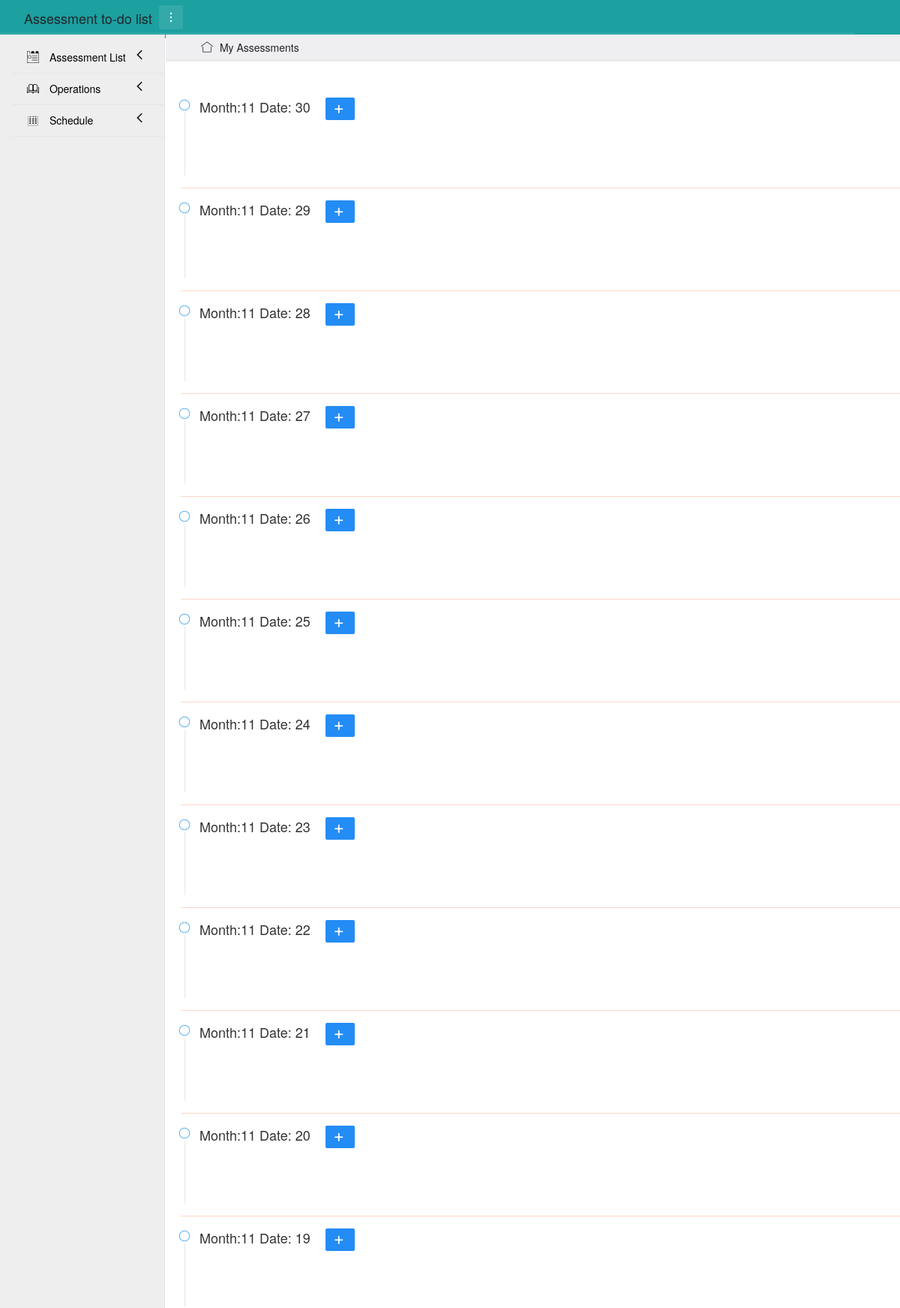
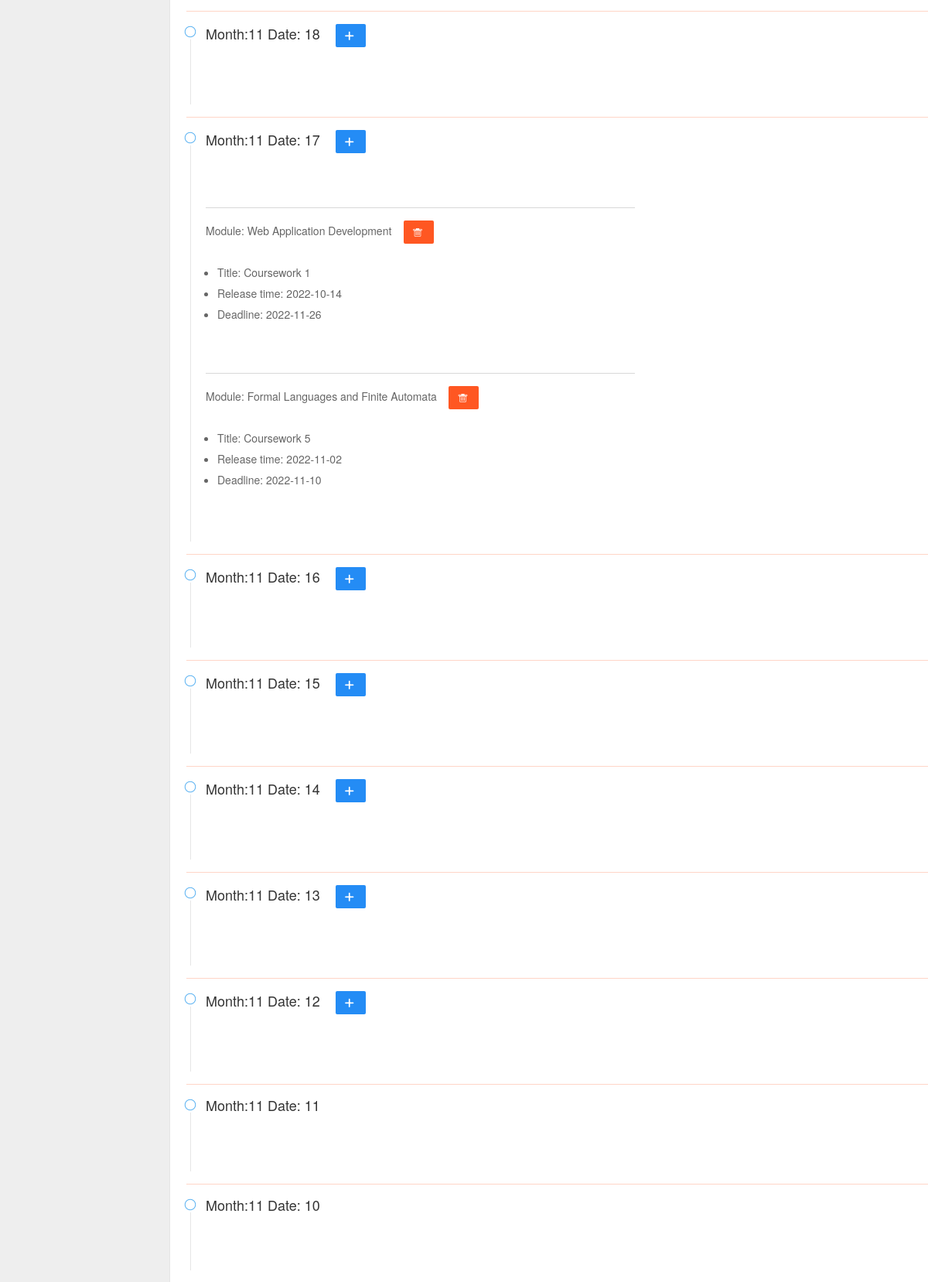
/timeline (upper part), run on the app's committed database (2 pictures, top to bottom).
### app/models.py (models this page shows)
class Assessment(db.Model):
    __tablename__ = 'assessments'
    id = db.Column(db.Integer, primary_key=True)
    module = db.Column(db.String(100))
    title = db.Column(db.String(100))
    code = db.Column(db.String(10))
    release_day = db.Column(db.Date())
    deadline = db.Column(db.Date())
    description = db.Column(db.String(3000))
    status = db.Column(db.Boolean())

### app/views.py (the view)
@app.route('/timeline', methods=['GET', 'POST'])
def timeline():
    plan = db.session.query(Plan.plan_id, Plan.day, Assessment.id, Assessment.module, Assessment.title,
                            Assessment.release_day, Assessment.deadline).join(Assessment, Plan.work == Assessment.id)\
        .order_by(Plan.day).all()
    curr_time = datetime.now()
    month = curr_time.month
    month_range = calendar.monthrange(curr_time.year, curr_time.month)[1]
    plan_list = []
    for i in range(month_range):
        plan_list.append([month_range-i, []])
    before = []
    this_month = datetime(curr_time.year, curr_time.month, 1)
    for i in plan:
        if (i.day - this_month.date()).days * 1 < 0:
            before.append(i)
        else:
            plan_list[30 - i.day.day][1].append(i)
    print(plan_list)
    return render_template('timeline.html', PageTitle='Time Line', plan=plan_list, month=month, before=before,
                           now=curr_time.day*1)

### app/templates/timeline.html (shortened to what this page needs)
{% extends "base.html" %}
{% block content %}
<br>
<br>
<div class="layui-container" id="turn">
    <ul class="layui-timeline">
        {% for i in plan %}
        <li class="layui-timeline-item">
            <i class="layui-icon layui-timeline-axis">&#xe63f;</i>
            <div class="layui-timeline-content layui-text">
                <h3 class="layui-timeline-title">Month:{{month}} Date: {{i[0]}}&nbsp;&nbsp;&nbsp;
                    {% if i[0] >= now %}
                    <a class="layui-btn layui-btn-sm turn" href="{{ url_for('turn', day=i[0]) }}">
                        <i class="layui-icon">&#xe654;</i>
                    </a>
                    {% endif %}
                </h3>
                <br><br>
                {% for k in i[1] %}
                <hr class="layui-border-red mid-hr">
                <p>Module: {{k.module}}&nbsp;&nbsp;&nbsp;
                    <a href="{{ url_for('delete_plan', id=k.plan_id) }}" class="layui-btn layui-btn-sm layui-bg-red">
                        <i class="layui-icon">&#xe640;</i>
                    </a>
                </p>
                <ul>
                    <li>Title: {{k.title}}</li>
                    <li>Release time: {{k.release_day}}</li>
                    <li>Deadline: {{k.deadline}}</li>
                </ul>
                <br><br>
                {% endfor %}
            </div>
        </li>
        <hr class="layui-border-red layui-bg-red">
        {% endfor %}
    </ul>
</div>
{% endblock %}

### app/static/css/index.css (style rules this page uses)
a { color: black; padding: 0; text-decoration: none; }
.mid-hr { width: 50%; }

### data on the page
Assessment: module "Web Application Development", title "Coursework 1", release_day "2022-10-14", deadline "2022-11-26"
Assessment: module "Formal Languages and Finite Automata", title "Coursework 5", release_day "2022-11-02", deadline "2022-11-10"

### other printed values
{{ i[0] }} "30" "29" "28" "27" "26" "25" "24" "23" "22" "21" "20" "19" "18" "17" "16" "15" "14" "13" "12" "11" "10"
